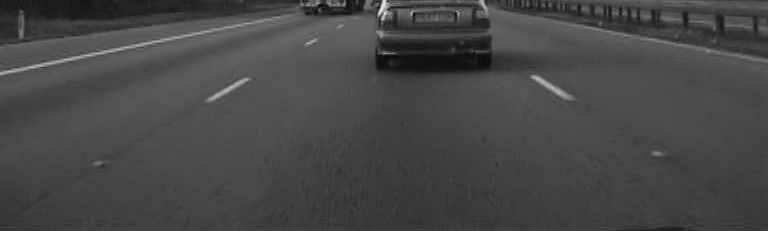
%> input picture uebung07/Strasse.png, 768 x 231 px
$ octave HoughTransStrasse.m   (GNU Octave 9; MATLAB toolbox functions it lacks are replaced by stand-ins)
%> lines starting %> are read from the running program, lines starting %| are printed output that depends on the picture
%
% Hough transformation
%
clear all;  close all;  clc;

%read image
Image = imread('Strasse.png');
%> Image is the input picture: size 231x768 uint8; min 1, max 235, mean 71
%plot it
figure(1);
subplot(3,1,1);
imshow(Image);
title('original image');

% Detect the edges, the result is a binary image
EdgeCanny = edge(Image, 'canny', [0 0.1], 1);
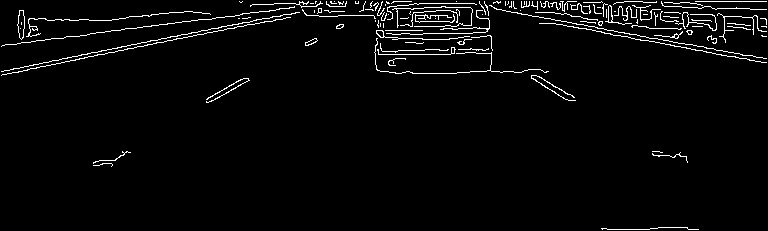
%> EdgeCanny: size 231x768 logical; 3.2% white in thin lines or dots
%plot it
subplot(3,1,2);
imshow(EdgeCanny, []);
title('Canny edge detection');

%freezeColors ;

figure(2)
hold on
% Hough transformation, calculate the accumulator Hough
[Hough, Theta, Rho] = hough(EdgeCanny, 'RhoResolution', 2);
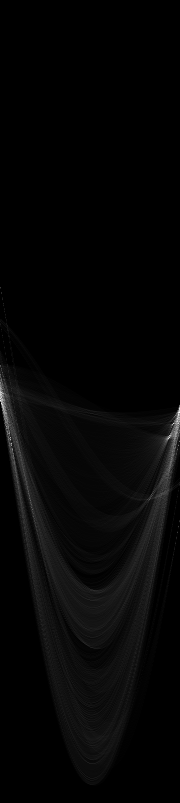
%> Hough: size 803x180 double; min 0, max 314, mean 7.2; drawn with min black and max white
%> Theta = 180 values from -90 to 89; Rho = 803 values from -802 to 802

imshow(mat2gray(Hough));
colormap('hot');
xlabel('Theta');
ylabel('Rho')
title('Hough Accumulator');
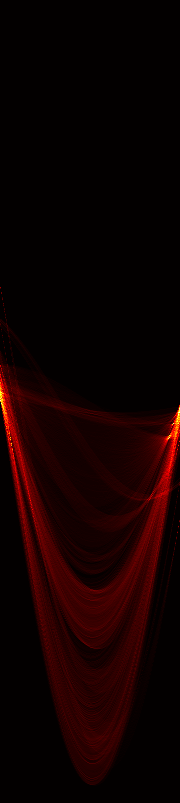
%> displayed picture: size 803x180x3, on the screen's scale of 0 to 255; mean R, G, B 17.7, 0.3, 0

hold off
%unfreezeColors;

% Find at most 2 peaks with threshold 15 and minimim distance of 15, 15
% pixel
NumPeaks = 4;
HoughPeaks = houghpeaks(Hough, NumPeaks); %????????????? houghpeaks()
%> HoughPeaks = [413 180; 401 1; 424 174; 438 170]


% Find the lines that correspond to the peaks; fill gabs of 15 pixel and
% suppress all (merged lines) that have a length less than 30 pixel
%Lines = houghlines(EdgeCanny, Theta, Rho, HoughPeaks, 'MinLength',200);%???????????? houghlines()
Lines = houghlines(EdgeCanny, Theta, Rho, HoughPeaks);%???????????? houghlines()
%> Lines = 13 lines; longest, point1 to point2 (x, y): (287, 18) to (8, 74), (480, 3) to (690, 3), (192, 21) to (3, 46), (415, 4) to (580, 4), (275, 4) to (392, 4), (345, 16) to (458, 16)
%figure(1)
subplot(3,1,3)

imshow(Image);
title('original image with hough lines');
hold on;

% Draw Lines an d
for k = 1:length(Lines)
    XY = [Lines(k).point1; Lines(k).point2];
    line(XY(:,1),XY(:,2),'LineWidth',2,'Color','red');
    XY = (Lines(k).point1+Lines(k).point2)/2;
    TheText = sprintf('rho = %d, alpha = %2.2f', Lines(k).rho, Lines(k).theta);
    text(XY(1), XY(2), TheText, 'BackgroundColor',[.7 .7 .7]);
end
%> this loop made 13 passes
%> TheText on passes 1 to 12: 'rho = 22, alpha = 89.00', 'rho = 22, alpha = 89.00', 'rho = 22, alpha = 89.00', 'rho = 22, alpha = 89.00', 'rho = 22, alpha = 89.00', 'rho = 22, alpha = 89.00', 'rho = -2, alpha = -90.00', 'rho = -2, alpha = -90.00', 'rho = -2, alpha = -90.00', 'rho = -2, alpha = -90.00', 'rho = 44, alpha = 83.00', 'rho = 44, alpha = 83.00'
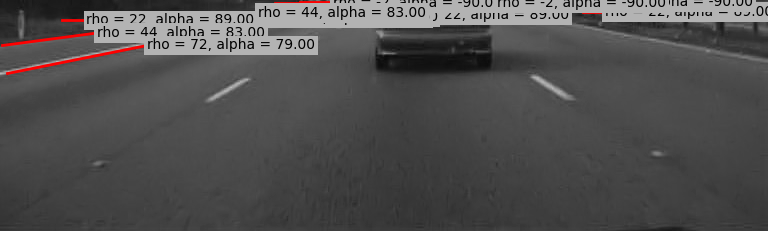
%> figure redrawn from the program's plot data; its title reads 'original image with hough lines'
